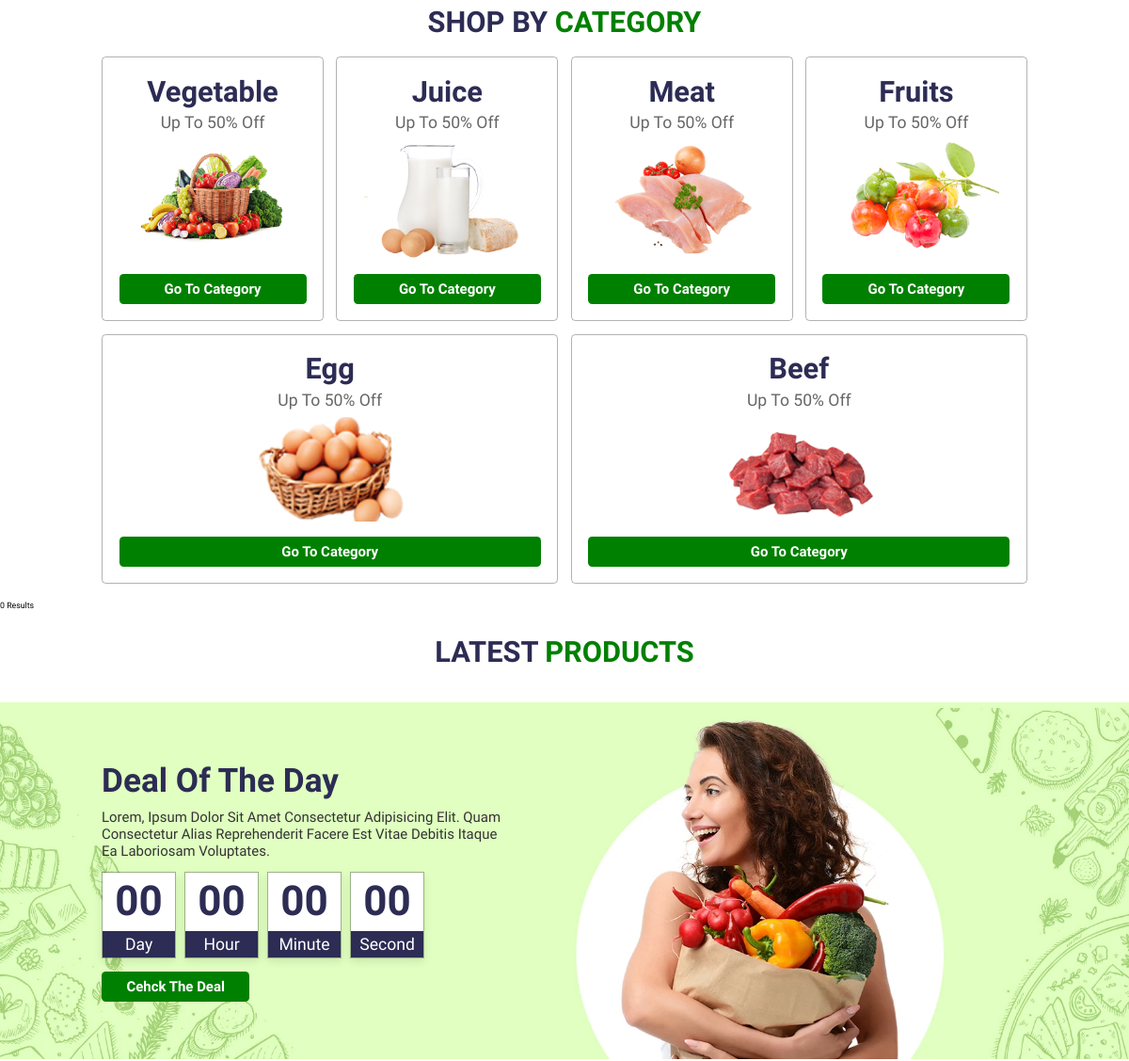
Before: / (middle part) with the older database file.
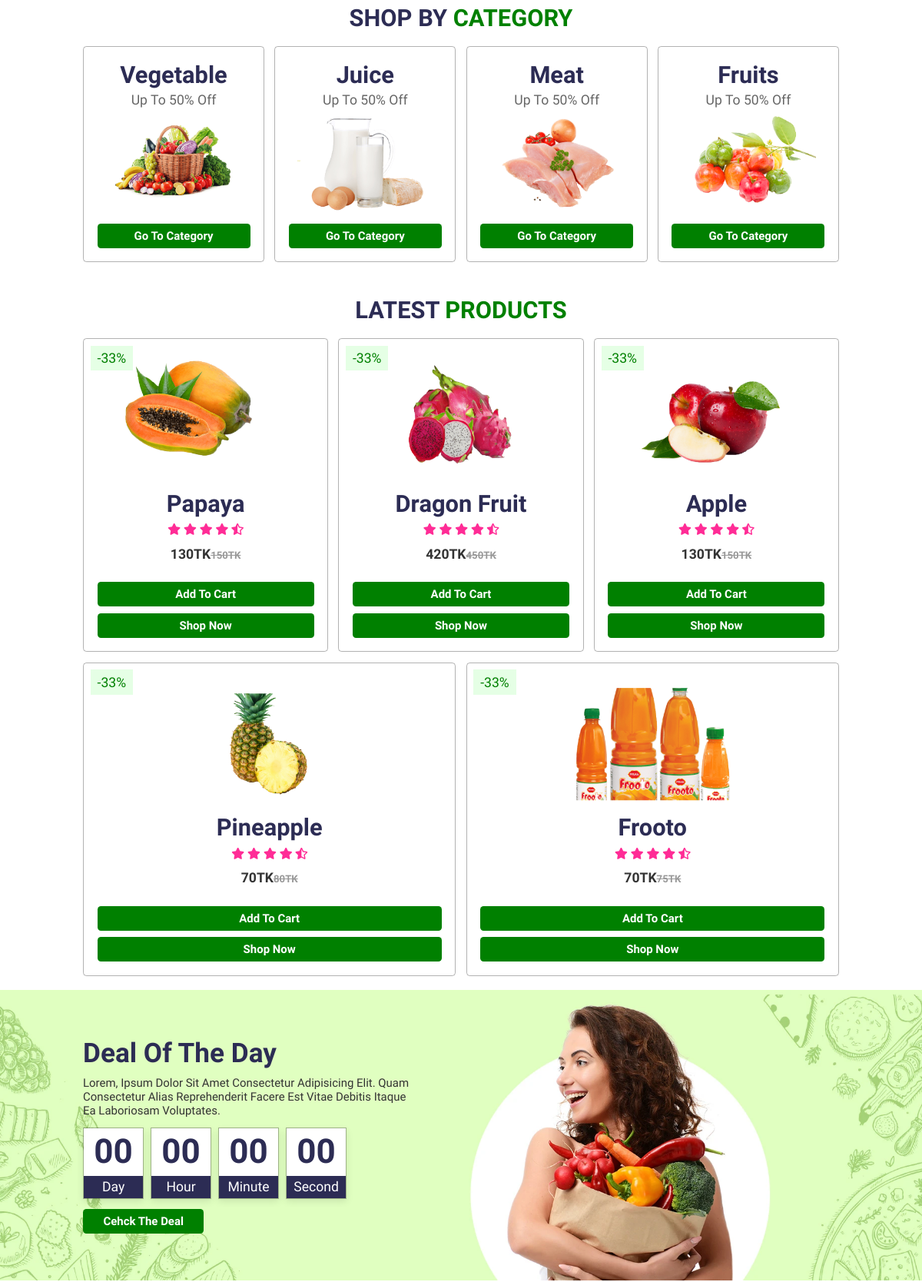
After: the same page with the newer database file.
### tables this page shows
CREATE TABLE `categories` (
  `id` int(10) NOT NULL,
  `name` varchar(100) NOT NULL,
  `icon` varchar(150) NOT NULL,
  `latest_product` timestamp NOT NULL DEFAULT current_timestamp() ON UPDATE current_timestamp(),
  `category_img` text NOT NULL
);

CREATE TABLE `product` (
  `id` int(30) NOT NULL,
  `name` varchar(100) NOT NULL,
  `description` text NOT NULL,
  `size` varchar(20) NOT NULL,
  `color` varchar(30) NOT NULL,
  `price` int(10) NOT NULL,
  `special_price` int(10) NOT NULL,
  `product_photo` text NOT NULL,
  `inventory_ammount` int(20) NOT NULL,
  `reviews` varchar(250) NOT NULL,
  `brand_id` varchar(20) NOT NULL,
  `category_id` int(10) NOT NULL,
  `timistamp` timestamp NOT NULL DEFAULT current_timestamp() ON UPDATE current_timestamp()
);

### pages/product.php (the view, shortened to what this page needs)
<?php
    $latest_date_identifier = '2022-05-16 16:16:00';
    $sql = "SELECT * FROM product WHERE timistamp>'$latest_date_identifier' LIMIT 50";
    $result = $conn->query($sql);
    $products = array();
    if ($result->num_rows > 0) {
        while($row = $result->fetch_assoc()) {
            array_push($products,$row);
        }
    }
    else {
        echo "0 results";
    }
?>
<section class="product" id="product">
        <h1 class="heading">latest <span>products</span></h1>
        <div class="box-container">
            <?php
                for($i=0; $i<count($products);$i++){
            ?>
            <div class="box">
                <span class="discount">-33%</span>
                <img src="<?php echo $products[$i]['product_photo'];?>" alt="">
                <h3><?php echo $products[$i]['name']; ?></h3>
                <div class="stars">
                    <i class="fas fa-star"></i>
                    <i class="fas fa-star"></i>
                    <i class="fas fa-star"></i>
                    <i class="fas fa-star"></i>
                    <i class="fas fa-star-half-alt"></i>
                </div>
                <div class="price"><?php echo $products[$i]['special_price'];?>TK<span><?php echo $products[$i]['price'];?>TK</span></div>
                <div class="quantity">
                </div>
                <a class=" cartadd btn" data-prid="<?php echo $products[$i]['id'];?>">add to cart</a>
                <a href="pages/shopnow.php?id=<?php echo $products[$i]['id'] ?>" class="btn">shop now</a>
            </div>
            <?php } ?>
        </div>
</section>

### index.php (shortened to what this page needs)
<?php
    include 'database/db.php';
?>
<!DOCTYPE html>
<html lang="en">
<head>
    <link rel="stylesheet" href="css/style.css">
    <link rel="stylesheet" href="css/responsive.css">
    <link rel="stylesheet" href="https://cdnjs.cloudflare.com/ajax/libs/font-awesome/5.15.3/css/all.min.css">
</head>
<body>
    <?php
        include 'pages/category.php';
    ?>
    <?php
        include 'pages/product.php';
    ?>
    <?php
        include 'pages/deal.php';
    ?>
</body>
</html>

### pages/category.php
<?php
    $sql = "SELECT * FROM categories";
    $result = $conn->query($sql);
    $categories = array();
    if ($result->num_rows > 0) {
        while($row = $result->fetch_assoc()) {
            array_push($categories,$row);
        }
    }
    else {
        echo "0 results";
    }
?>
<section class="category" id="category">
        <h1 class="heading">shop by <span>category</span></h1>
        <div class="box-container">
            <?php
                for($i=0; $i<count($categories);$i++){
            ?>
            <div class="box">
                <h3><?php echo $categories[$i]['name'];?></h3>
                <p>up to 50% off</p>
                <img src="<?php echo $categories[$i]['category_img']  ?>" alt="">
                <a href="pages/category_detail.php?id=<?php echo $categories[$i]['id'] ?>" class="btn">go to category</a>
            </div>
            <?php
                 }
            ?>
        </div>
    </section>

### pages/deal.php
<section class="deal" id="deal">
        <div class="content">
            <h3 class="title"> deal of the day</h3>
            <p>Lorem, ipsum dolor sit amet consectetur adipisicing elit. Quam consectetur alias reprehenderit facere est vitae debitis itaque ea laboriosam voluptates.</p>
            <div class="count-down">
                <div class="box">
                    <h3 id="day">00</h3>
                    <span>day</span>
                </div>
                <div class="box">
                    <h3 id="hour">00</h3>
                    <span>hour</span>
                </div>
                <div class="box">
                    <h3 id="minute">00</h3>
                    <span>minute</span>
                </div>
                <div class="box">
                    <h3 id="second">00</h3>
                    <span>second</span>
                </div>
            </div>
            <a href="" class="btn">cehck the deal</a>
        </div>
    </section>

### css/style.css (style rules this page uses)
:root { --green: green; --black: #2c2c54; }
* { margin: 0; padding: 0; box-sizing: border-box; font-family: 'Nunito Sans', sans-serif; outline: none; border: none; text-decoration: none; text-transform: capitalize; transition: all .2s linear; }
html { scroll-behavior: smooth; font-size: 62.5%; overflow-x: hidden; scroll-padding-top: 6.5rem; }
section { padding: 2rem 9%; }
.btn { display: inline-block; margin-top: 1rem; background: var(--green); color: #fff; padding: .8rem 3rem; font-size: 1.7rem; text-align: center; border-radius: .5rem; font-weight: bolder; cursor: pointer; }
.heading { text-align: center; color: var(--black); text-transform: uppercase; padding: 1rem; font-size: 3.5rem; padding-bottom: 2rem; }
.heading span { color: var(--green); text-transform: uppercase; }
.category .box-container { display: flex; gap: 1.5rem; flex-wrap: wrap; }
.category .box-container .box { flex: 1 1 25rem; border: .1rem solid rgba(0, 0, 0, .3); border-radius: .5rem; text-align: center; padding: 2rem; }
.category .box-container .box img { width: 20rem; margin: .5rem 0; }
.category .box-container .box h3 { font-size: 3.5rem; color: var(--black); }
.category .box-container .box p { font-size: 2rem; color: #666; padding: .5rem 0; }
.category .box-container .box .btn { display: block; }
.product .box-container { display: flex; flex-wrap: wrap; gap: 1.5rem; }
.product .box-container .box { flex: 1 1 30rem; text-align: center; padding: 2rem; border: .1rem solid rgba(0, 0, 0, .3); border-radius: .5rem; overflow: hidden; position: relative; }
.product .box-container .box img { height: 20rem; }
.product .box-container .box .discount { position: absolute; top: 1rem; left: 1rem; background: rgba(0, 255, 0, .1); color: var(--green); padding: .7rem 1rem; font-size: 2rem; }
.product .box-container .box h3 { color: var(--black); font-size: 3.5rem; }
.product .box-container .box .stars i { padding: 1rem .1rem; font-size: 1.7rem; color: rgba(255, 0, 128, 0.829); }
.product .box-container .box .price { font-size: 2rem; color: #333; padding: .5rem 0; font-weight: bold; }
.product .box-container .box .price span { font-size: 1.5rem; color: #999; text-decoration: line-through; }
.product .box-container .box .quantity { display: flex; align-items: center; justify-content: center; padding-top: 1rem; padding-bottom: .5rem; }
.product .box-container .box .btn { display: block; }
.deal { background: url(../img/deal-bg.jpg) no-repeat; background-position: center ; background-size: cover; padding-top: 7rem; padding-bottom: 7rem; }
.deal .content .title { font-size: 4rem; color: var(--black); }
.deal .content { max-width: 50rem; }
.deal .content p { font-size: 1.7rem; padding: 1rem 0; color: #333; }
.deal .content .count-down { display: flex; gap: 1rem; padding: .5rem 0; }
.deal .content .count-down .box { width: 9rem; text-align: center; box-shadow: 0 .5rem 1rem rgba(0, 0, 0, .1); border: .1rem solid rgba(0, 0, 0, .3); }
.deal .content .count-down .box h3 { color: var(--black); background: #fff; height: 7rem; line-height: 7rem; width: 100%; font-size: 5rem; }
.deal .content .count-down .box span { background:var(--black) ; font-size:2rem ; color:#fff ; display: block; width: 100%; padding: .5rem; }

### css/responsive.css (style rules this page uses)
@media (max-width:1200px) { html { font-size: 55%; } }

Changed rows visible on the page:
removed categories: name "Egg", category_img (picture)
removed categories: name "Beef", category_img (picture)
added product: product_photo (picture), name "Papaya", special_price "130", price "150"
added product: product_photo (picture), name "Dragon Fruit", special_price "420", price "450"
added product: product_photo (picture), name "Apple", special_price "130", price "150"
added product: product_photo (picture), name "Pineapple", special_price "70", price "80"
added product: product_photo (picture), name "Frooto", special_price "70", price "75"
Other visible differences:
text no longer shown: "0 Results"
